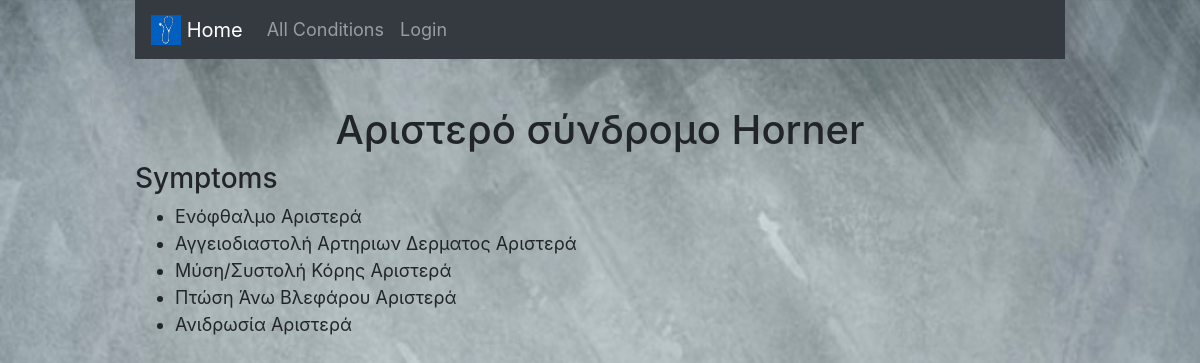
/2, run on the app's committed database.
### checker/models.py (models this page shows, shortened)
class Condition(models.Model):
    name = models.CharField(max_length=100)
    main = models.ManyToManyField(Symptom, blank=False, related_name="mainSymptom")
    secondary = models.ManyToManyField(Symptom, blank=True, related_name="secondarySymptom")
    type = models.CharField(max_length=10, choices=TYPE_OPTIONS, default="AND")
    extra = models.CharField(max_length=64, blank=True)

class Symptom(models.Model):
    name = models.CharField(max_length=100)
    def __str__(self):
        return f"{self.name}"

### checker/views.py (the view)
# urls.py: path("<int:condition_id>", views.conditionDetails, name="details"),
def conditionDetails(request, condition_id):
    condition = Condition.objects.get(pk=condition_id)
    symptomQuery = condition.main.all() | condition.secondary.all()
    allSymptoms = set()
    for symp in symptomQuery:
        allSymptoms.add(symp)
    return render(request, "checker/details.html", {
        "condition" : condition,
        "conditionSymptoms": allSymptoms
    })

### checker/templates/checker/details.html (shortened to what this page needs)
{% extends 'checker/layout.html' %} {% load static %}{%block body%}
<div class="container">
  <nav class="navbar navbar-expand-lg navbar-dark bg-dark">
    <a class="navbar-brand" href="{%url 'form'%}">
      <img src="{% static "checker/media/logo.png" %}" width="30" height="30"
      class="d-inline-block align-top" alt="logo"> Home
    </a>
    <div class="collapse navbar-collapse" id="navbarText">
      <ul class="navbar-nav mr-auto">
        <li class="nav-item">
          <a class="nav-link" href="{%url 'allConditions'%}">All Conditions</a>
        </li>
        <li class="nav-item">
          <a class="nav-link" href="#">Login</a>
        </li>
      </ul>
    </div>
  </nav>
  <h1>{{condition.name}}</h1>
  <h3>Symptoms</h3>
  <ul>
    {%for symptom in conditionSymptoms%}
    <li>{{symptom}}</li>
    {% endfor %}
  </ul>
</div>
{% endblock %}

### checker/static/checker/styles.css (style rules this page uses)
body { font-size: 18px; background-image: url("/static/checker/media/bg.png"); background-size: cover; }
h1 { margin-top: 5%; text-align: center; }
a { color: rgb(56, 35, 146); }
.container { width: 80%; margin: auto; }

### data on the page
Condition: name "Αριστερό σύνδρομο Horner"
Symptom: name "Ενόφθαλμο Αριστερά"
Symptom: name "Αγγειοδιαστολή Αρτηριων Δερματος Αριστερά"
Symptom: name "Μύση/Συστολή Κόρης Αριστερά"
Symptom: name "Πτώση Άνω Βλεφάρου Αριστερά"
Symptom: name "Ανιδρωσία Αριστερά"
